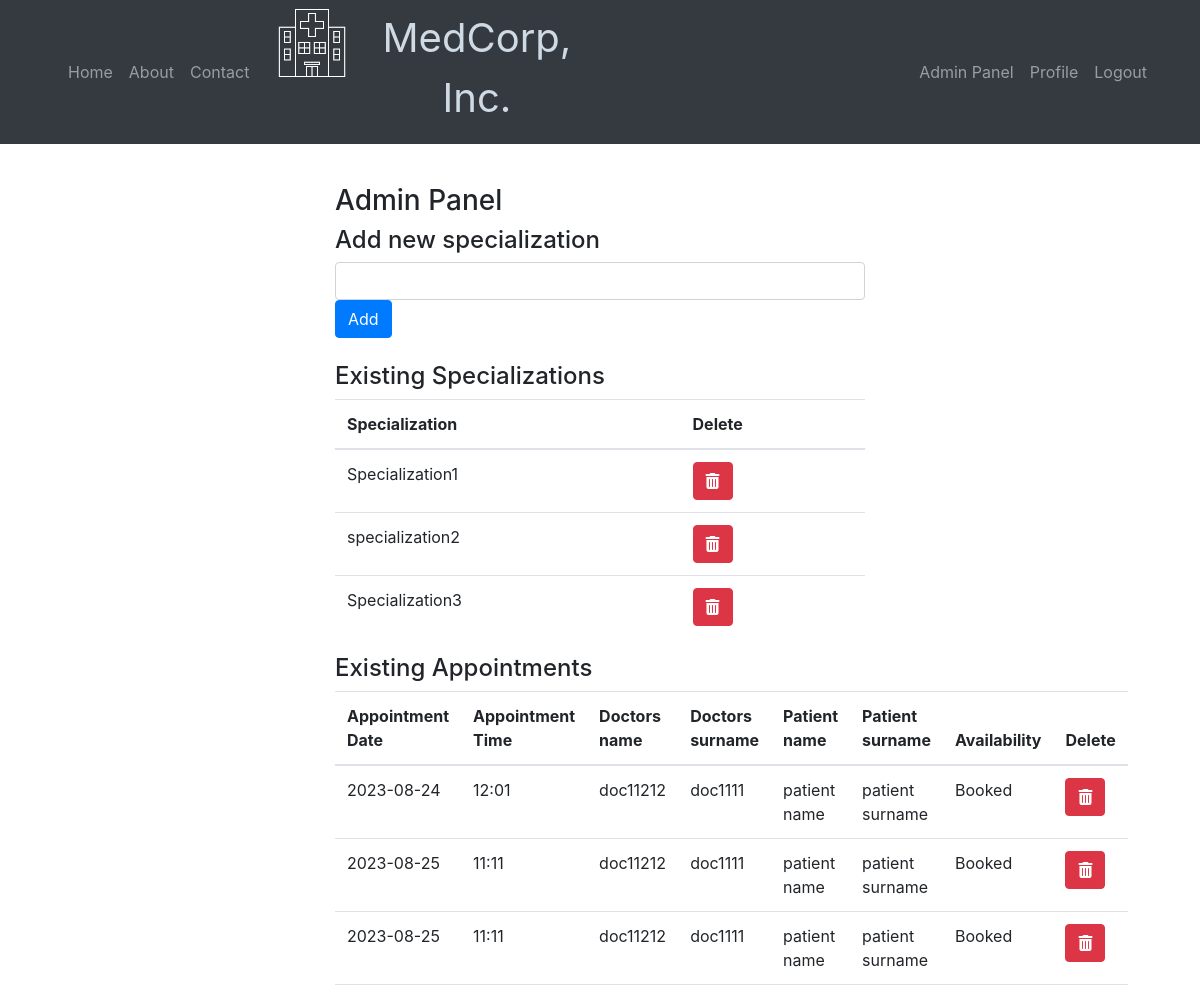
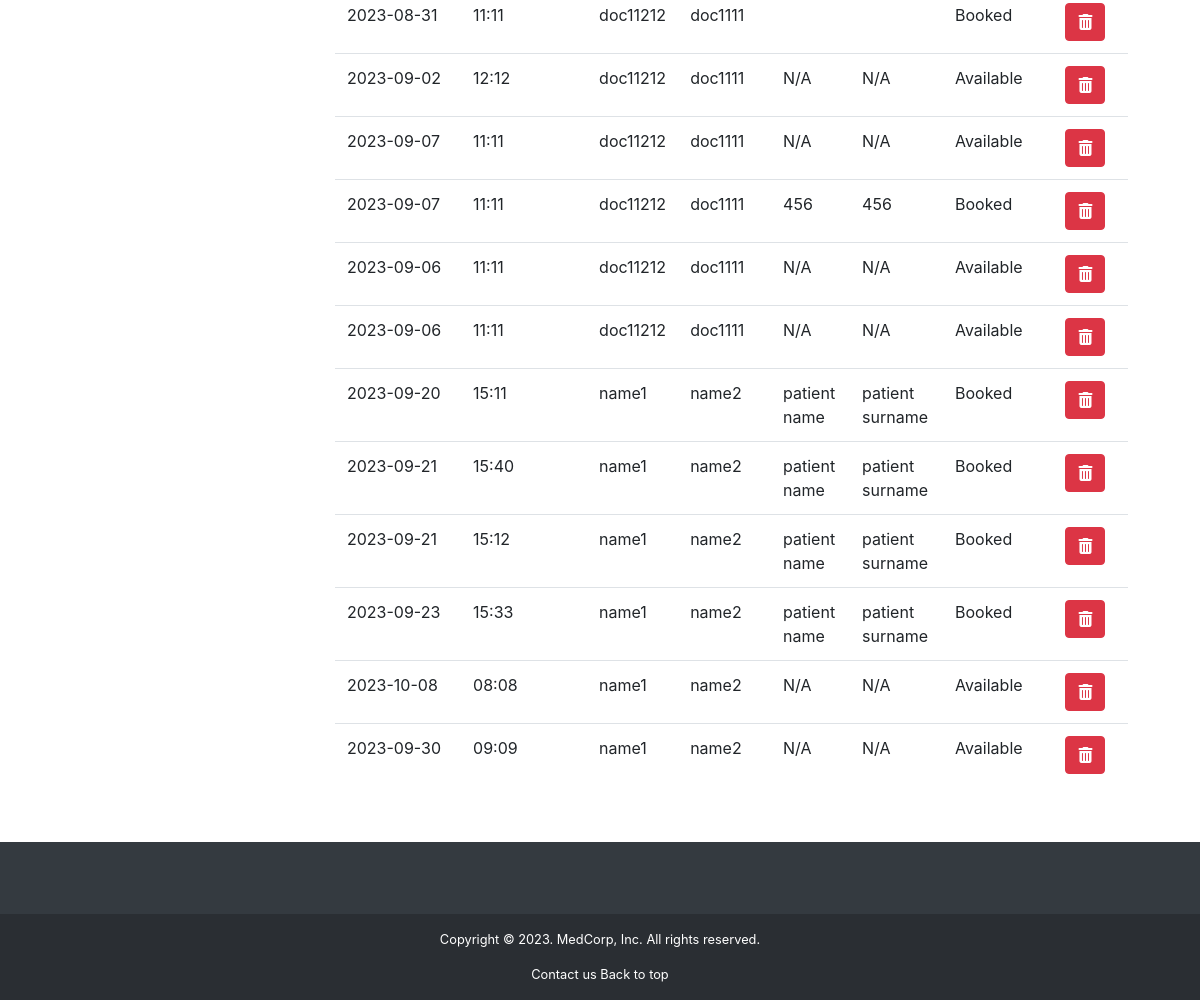
The page /adminpanel/content (signed in) on the database its author committed (2 pictures, top to bottom).
### library/db/models.py (models this page shows, shortened)
class Specializations(db.Model):
    __tablename__ = "specializations"
    _id = db.Column(db.Integer, primary_key=True)
    specialization = db.Column(db.String(500), nullable=False)

class Appointment(db.Model):
    __tablename__ = "appointment"
    app_id = db.Column(db.Integer, primary_key=True, autoincrement=True)
    app_date = db.Column(db.Text, nullable=False)
    app_time = db.Column(db.Text, nullable=False)
    availability = db.Column(db.Boolean, nullable=False, default=True)
    patient_id = db.Column(db.Integer, db.ForeignKey("profile._id"))
    doctor_id = db.Column(db.Integer)
    createdDate = db.Column(db.DateTime, default=datetime.utcnow, nullable=False)
    recommendations = db.Column(db.Text)
    profile = db.relationship("Profile", uselist=False)

class Profile(db.Model):
    __tablename__ = "profile"
    _id = db.Column(db.Integer, primary_key=True, autoincrement=True)
    name = db.Column(db.String(100), unique=False)
    surname = db.Column(db.String(100), unique=False)
    birthdate = db.Column(db.DateTime, unique=False)
    gender = db.Column(db.String(10))
    email = db.Column(db.String(100), unique=True)
    telephone = db.Column(db.Integer, unique=False)
    insurance = db.Column(db.Boolean)
    userid = db.Column(
        db.Integer, db.ForeignKey("user._id"), nullable=False, unique=True
    )
    createdDate = db.Column(db.DateTime, default=datetime.utcnow, nullable=False)
    user = db.relationship("User", uselist=False, cascade="delete")

### library/routes/admin.py (the view, shortened to what this page needs)
@admin.route("/adminpanel/content", methods=["GET", "POST"])
@login_required
def content():
    if not current_user.isAdmin:
        abort(403)
    form = AddSpecialization()
    specializations = Specializations.query.all()
    appointments = Appointment.query.all()
    display_doctor = []
    for appointment in appointments:
        if appointment.doctor_id:
            doctor_profile = Profile.query.filter_by(
                userid=appointment.doctor_id
            ).first()
            display_doctor.append(doctor_profile)
        else:
            display_doctor.append(None)
    return render_template(
        "admin/content.html",
        form=form,
        specializations=specializations,
        appointments=appointments,
        doctor_profile=doctor_profile,
        display_doctor=display_doctor,
    )

### library/db/forms.py
class AddSpecialization(FlaskForm):
    specialization = StringField("Specialization", validators=[DataRequired()])
    submit = SubmitField("Add")

### library/templates/admin/content.html (shortened to what this page needs)
{% extends 'layout.html' %}
{% block main_content %}
<h3> Admin Panel </h3>
{% if current_user.isAdmin %}
<h4> Add new specialization </h4>
<form method="POST">
    {{ form.specialization(class="form-control") }}
    {{ form.submit(class="btn btn-primary") }}
</form>
<br>
<h4> Existing Specializations </h4>
<table class="table">
    <thead>
        <tr>
            <th> Specialization </th>
            <th> Delete </th>
        </tr>
    </thead>
    <tbody>
        {% for spec in specializations %}
        <tr>
            <td> {{ spec.specialization }} </td>
            <td> <a href="{{ url_for('admin.delete_spec', spec_id=spec._id) }}" class="btn btn-danger"><i
                        class="fas fa-trash-alt"></i></a> </td>
        </tr>
        {% endfor %}
    </tbody>
</table>
<h4> Existing Appointments </h4>
<table class="table">
    <thead>
        <tr>
            <th> Appointment Date</th>
            <th> Appointment Time</th>
            <th> Doctors name</th>
            <th> Doctors surname</th>
            <th> Patient name </th>
            <th> Patient surname</th>
            <th> Availability</th>
            <th> Delete </th>
        </tr>
    </thead>
    <tbody>
        {% for  app, doctor_profile in appointments|custom_zip(display_doctor) %}
        <tr>
            <td> {{ app.app_date }} </td>
            <td> {{ app.app_time }} </td>
            {% if doctor_profile %}
            <td>{{ doctor_profile.name }}</td>
            <td>{{ doctor_profile.surname }}</td>
            {% else %}
            <td>N/A</td>
            <td>N/A</td>
            {% endif %}
            {% if app.patient_id %}
            <td>{{ app.profile.name }}</td>
            <td>{{ app.profile.surname }}</td>
            {% else %}
            <td>N/A</td>
            <td>N/A</td>
            {% endif %}
            <td>{{ "Available" if app.availability else "Booked" }}</td>
            <td> <a href="{{ url_for('pages.delete_app', app_id=app.app_id) }}" class="btn btn-danger"><i class="fas fa-trash-alt"></i></a> </td>
        </tr>
        {% endfor %}
    </tbody>
</table>
{% else %}
<p>You do not have permission to access the Admin Panel.</p>
{% endif %}
{% endblock %}

### library/static/css/main.css (style rules this page uses)
*, *::before, *::after { box-sizing: border-box; margin: 0; padding: 0; }
html, body { height: 100%; width: 100%; margin: 0; display: table; }

### rows shown on the page
Specializations: specialization "Specialization1"
Specializations: specialization "specialization2"
Specializations: specialization "Specialization3"
Appointment: app_date "2023-08-24", app_time "12:01", name "doc11212", surname "doc1111", profile.name "patient name", profile.surname "patient surname", availability "Booked"
Appointment: app_date "2023-08-25", app_time "11:11", name "doc11212", surname "doc1111", profile.name "patient name", profile.surname "patient surname", availability "Booked"
Appointment: app_date "2023-08-25", app_time "11:11", name "doc11212", surname "doc1111", profile.name "patient name", profile.surname "patient surname", availability "Booked"
Appointment: app_date "2023-08-31", app_time "11:11", name "doc11212", surname "doc1111", availability "Booked"
Appointment: app_date "2023-09-02", app_time "12:12", name "doc11212", surname "doc1111", shows "N/A", availability "Available"
Appointment: app_date "2023-09-07", app_time "11:11", name "doc11212", surname "doc1111", shows "N/A", availability "Available"
Appointment: app_date "2023-09-07", app_time "11:11", name "doc11212", surname "doc1111", profile.name "456", profile.surname "456", availability "Booked"
Appointment: app_date "2023-09-06", app_time "11:11", name "doc11212", surname "doc1111", shows "N/A", availability "Available"
Appointment: app_date "2023-09-06", app_time "11:11", name "doc11212", surname "doc1111", shows "N/A", availability "Available"
Appointment: app_date "2023-09-20", app_time "15:11", name "name1", surname "name2", profile.name "patient name", profile.surname "patient surname", availability "Booked"
Appointment: app_date "2023-09-21", app_time "15:40", name "name1", surname "name2", profile.name "patient name", profile.surname "patient surname", availability "Booked"
Appointment: app_date "2023-09-21", app_time "15:12", name "name1", surname "name2", profile.name "patient name", profile.surname "patient surname", availability "Booked"
Appointment: app_date "2023-09-23", app_time "15:33", name "name1", surname "name2", profile.name "patient name", profile.surname "patient surname", availability "Booked"
Appointment: app_date "2023-10-08", app_time "08:08", name "name1", surname "name2", shows "N/A", availability "Available"
Appointment: app_date "2023-09-30", app_time "09:09", name "name1", surname "name2", shows "N/A", availability "Available"
